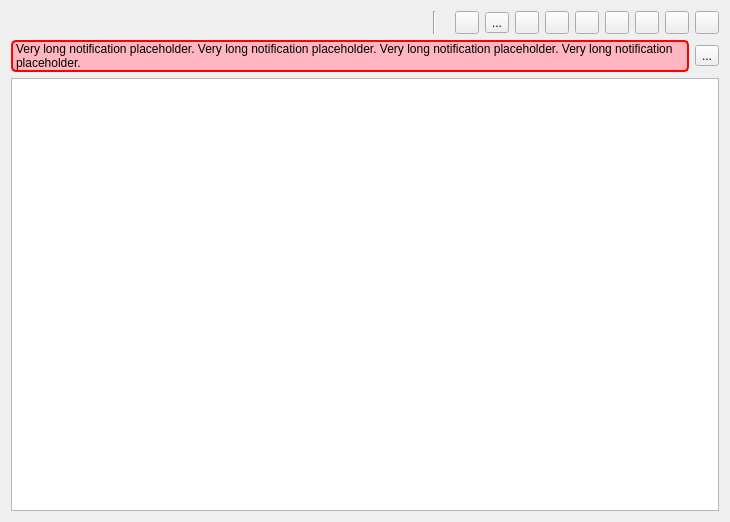
<?xml version="1.0" encoding="UTF-8"?>
<ui version="4.0">
 <class>ImageViewer</class>
 <widget class="QWidget" name="ImageViewer">
  <property name="geometry">
   <rect>
    <x>0</x>
    <y>0</y>
    <width>730</width>
    <height>522</height>
   </rect>
  </property>
  <property name="windowTitle">
   <string>Form</string>
  </property>
  <layout class="QVBoxLayout" name="verticalLayout">
   <item>
    <layout class="QVBoxLayout" name="verticalLayout_5">
     <item>
      <layout class="QHBoxLayout" name="horizontalLayout_4">
       <item>
        <layout class="QHBoxLayout" name="horizontalLayout" stretch="1,0,0">
         <item>
          <widget class="QLabel" name="labelImagePath">
           <property name="text">
            <string/>
           </property>
           <property name="wordWrap">
            <bool>true</bool>
           </property>
          </widget>
         </item>
         <item>
          <widget class="Line" name="line">
           <property name="orientation">
            <enum>Qt::Orientation::Vertical</enum>
           </property>
          </widget>
         </item>
         <item>
          <widget class="QLabel" name="labelZoom"/>
         </item>
        </layout>
       </item>
       <item>
        <widget class="QToolButton" name="buttonSaveData">
         <property name="text">
          <string notr="true"/>
         </property>
        </widget>
       </item>
       <item>
        <widget class="QToolButton" name="buttonInterrogate">
         <property name="toolTip">
          <string>Automatically assign tags</string>
         </property>
         <property name="text">
          <string notr="true">...</string>
         </property>
         <property name="icon">
          <iconset theme="system-run"/>
         </property>
        </widget>
       </item>
       <item>
        <widget class="QToolButton" name="buttonOpenExternal">
         <property name="toolTip">
          <string>Open the image in an external program</string>
         </property>
         <property name="text">
          <string notr="true"/>
         </property>
        </widget>
       </item>
       <item>
        <widget class="QToolButton" name="buttonRegionEdit"/>
       </item>
       <item>
        <widget class="QToolButton" name="buttonZoomReset">
         <property name="text">
          <string notr="true"/>
         </property>
        </widget>
       </item>
       <item>
        <widget class="QToolButton" name="buttonZoomToFitRegion">
         <property name="text">
          <string notr="true"/>
         </property>
        </widget>
       </item>
       <item>
        <widget class="QToolButton" name="buttonZoomToFitWholeImage">
         <property name="toolTip">
          <string>Fit to window</string>
         </property>
         <property name="text">
          <string notr="true"/>
         </property>
        </widget>
       </item>
       <item>
        <widget class="QToolButton" name="buttonZoomIn"/>
       </item>
       <item>
        <widget class="QToolButton" name="buttonZoomOut"/>
       </item>
      </layout>
     </item>
     <item>
      <layout class="QHBoxLayout" name="horizontalLayout_2">
       <item>
        <widget class="QLabel" name="labelNotification">
         <property name="styleSheet">
          <string notr="true">background-color: lightPink;
border: 2px solid red;
border-radius: 5px;
color: black;</string>
         </property>
         <property name="text">
          <string notr="true">Very long notification placeholder. Very long notification placeholder. Very long notification placeholder. Very long notification placeholder. </string>
         </property>
         <property name="wordWrap">
          <bool>true</bool>
         </property>
        </widget>
       </item>
       <item>
        <widget class="QToolButton" name="buttonNotificationCancel">
         <property name="toolTip">
          <string>Cancel</string>
         </property>
         <property name="text">
          <string notr="true">...</string>
         </property>
         <property name="icon">
          <iconset theme="QIcon::ThemeIcon::WindowClose"/>
         </property>
        </widget>
       </item>
      </layout>
     </item>
     <item>
      <widget class="ImageGraphicsView" name="imageView">
       <property name="sizePolicy">
        <sizepolicy hsizetype="Expanding" vsizetype="Expanding">
         <horstretch>0</horstretch>
         <verstretch>1</verstretch>
        </sizepolicy>
       </property>
       <property name="renderHints">
        <set>QPainter::RenderHint::Antialiasing|QPainter::RenderHint::TextAntialiasing</set>
       </property>
       <property name="dragMode">
        <enum>QGraphicsView::DragMode::ScrollHandDrag</enum>
       </property>
      </widget>
     </item>
    </layout>
   </item>
  </layout>
  <action name="actionRegionEdit">
   <property name="checkable">
    <bool>true</bool>
   </property>
   <property name="icon">
    <iconset resource="../../cmake-build-relwithdebinfo/src/icons.qrc">
     <normaloff>:/icons/bx-area.svg</normaloff>:/icons/bx-area.svg</iconset>
   </property>
   <property name="text">
    <string>Edit selection region</string>
   </property>
   <property name="toolTip">
    <string>Edit selection region</string>
   </property>
   <property name="menuRole">
    <enum>QAction::MenuRole::NoRole</enum>
   </property>
  </action>
  <action name="actionZoomIn">
   <property name="icon">
    <iconset resource="../../cmake-build-relwithdebinfo/src/icons.qrc">
     <normaloff>:/icons/bx-zoom-in.svg</normaloff>:/icons/bx-zoom-in.svg</iconset>
   </property>
   <property name="text">
    <string>Zoom in</string>
   </property>
   <property name="toolTip">
    <string>Zoom in</string>
   </property>
   <property name="menuRole">
    <enum>QAction::MenuRole::NoRole</enum>
   </property>
  </action>
  <action name="actionZoomOut">
   <property name="icon">
    <iconset resource="../../cmake-build-relwithdebinfo/src/icons.qrc">
     <normaloff>:/icons/bx-zoom-out.svg</normaloff>:/icons/bx-zoom-out.svg</iconset>
   </property>
   <property name="text">
    <string>Zoom out</string>
   </property>
   <property name="toolTip">
    <string>Zoom out</string>
   </property>
   <property name="menuRole">
    <enum>QAction::MenuRole::NoRole</enum>
   </property>
  </action>
  <action name="actionZoomToFitWholeImage">
   <property name="icon">
    <iconset resource="../../cmake-build-relwithdebinfo/src/icons.qrc">
     <normaloff>:/icons/bx-zoom-black-square.svg</normaloff>:/icons/bx-zoom-black-square.svg</iconset>
   </property>
   <property name="text">
    <string>Zoom to fit whole image</string>
   </property>
   <property name="toolTip">
    <string>Zoom to fit whole image</string>
   </property>
   <property name="menuRole">
    <enum>QAction::MenuRole::NoRole</enum>
   </property>
  </action>
  <action name="actionZoomToFitRegion">
   <property name="icon">
    <iconset resource="../../cmake-build-relwithdebinfo/src/icons.qrc">
     <normaloff>:/icons/bx-zoom-red-square.svg</normaloff>:/icons/bx-zoom-red-square.svg</iconset>
   </property>
   <property name="text">
    <string>Zoom to fit selected image region</string>
   </property>
   <property name="toolTip">
    <string>Zoom to fit selected image region</string>
   </property>
   <property name="menuRole">
    <enum>QAction::MenuRole::NoRole</enum>
   </property>
  </action>
  <action name="actionZoomReset">
   <property name="icon">
    <iconset resource="../../cmake-build-relwithdebinfo/src/icons.qrc">
     <normaloff>:/icons/bx-zoom.svg</normaloff>:/icons/bx-zoom.svg</iconset>
   </property>
   <property name="text">
    <string>Reset zoom</string>
   </property>
   <property name="toolTip">
    <string>Reset zoom</string>
   </property>
   <property name="menuRole">
    <enum>QAction::MenuRole::NoRole</enum>
   </property>
  </action>
  <action name="actionOpenExternal">
   <property name="icon">
    <iconset theme="QIcon::ThemeIcon::DocumentOpen"/>
   </property>
   <property name="text">
    <string>Open in external application</string>
   </property>
   <property name="toolTip">
    <string>Open in external application</string>
   </property>
   <property name="menuRole">
    <enum>QAction::MenuRole::NoRole</enum>
   </property>
  </action>
  <action name="actionSaveData">
   <property name="icon">
    <iconset resource="../../cmake-build-relwithdebinfo/src/icons.qrc">
     <normaloff>:/icons/bx-save.svg</normaloff>:/icons/bx-save.svg</iconset>
   </property>
   <property name="text">
    <string>Save data</string>
   </property>
   <property name="toolTip">
    <string>Save tagging data (source image won't be modified)</string>
   </property>
   <property name="menuRole">
    <enum>QAction::MenuRole::NoRole</enum>
   </property>
  </action>
 </widget>
 <customwidgets>
  <customwidget>
   <class>ImageGraphicsView</class>
   <extends>QGraphicsView</extends>
   <header>ImageViewer/ImageGraphicsView.hpp</header>
  </customwidget>
 </customwidgets>
 <resources>
  <include location="../../cmake-build-relwithdebinfo/src/icons.qrc"/>
 </resources>
 <connections/>
</ui>
